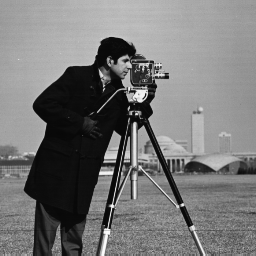
#> input picture 02-codes/04-frequency-domain/cameraman.tif, 256 x 256 px
$ jupyter execute code.ipynb   (shell and % lines are left out)
#> lines starting #> are read from the running program, lines starting #| are printed output that depends on the picture; after the words box and inside, x2 and y2 are one past the last pixel; in counts of white or black regions, pixels touching at a corner belong together; long printed decimals are rounded
# Week #4 Frequency Domain

## Example #1: Signal combinations

[cell 1]
# import here
import numpy as np
from scipy import signal
import scipy as sp
import cv2
import matplotlib.pyplot as plt

[cell 2]
import numpy as np
from matplotlib import pyplot as plt

x = np.arange(-np.pi, np.pi, np.pi / 40)
f1 = np.sin(x)
f2 = 1 / 3 * np.sin(3 * x)
f3 = 1 / 5 * np.sin(5 * x)
f4 = 1 / 7 * np.sin(7 * x)
f5 = 1 / 9 * np.sin(9 * x)
plt.plot(x, f1, 'r--')
plt.plot(x, f2, 'b')
plt.plot(x, f3, 'g--')
plt.plot(x, f4, 'y')
plt.plot(x, f5, 'black')
plt.legend(('sin(x)', '1/3*sin(3*x)', '1/5*sin(5*x)', '1/7*sin(7*x)', '1/9*sin(9*x)'),
           loc='upper right')

plt.grid(True)
plt.show()
#> figure, not shown here; curve peaks at x = 1.57, y = 1; curve peaks at x = -1.57, y = 0.333; curve peaks at x = -2.2, y = 0.2

f6 = f1 + f2 + f3 + f4 + f5
# f6 = f1 + f2
plt.plot(x, f6, 'black')
plt.title("combined signal")
plt.grid(True)
plt.show()
#> figure, not shown here; curve peaks at x = 2.83, y = 0.929

* Conjugate Symmetry

[cell 3]
import numpy as np
from matplotlib import pyplot as plt

x = np.arange(-10, 10 + 1, 1)
f1 = np.sin(2 * np.pi * x / 4)  # v = 1/4
f2 = np.sin(2 * np.pi * 3 * x / 4)  # v = 3/4
plt.plot(x, f1, 'b')
plt.plot(x, f2, 'g--')

plt.grid(True)
plt.show()
#> figure, not shown here; curve peaks at x = -7, y = 1; curve peaks at x = -9, y = 1

## Example #2 : Fourier Transform
* 2.1 simple image

[cell 4]
image_simple = np.ones((8, 8), dtype=np.uint8)

f = np.fft.fft2(image_simple)
print(abs(f))  # fourier spectrum
fshift = np.fft.fftshift(f)
print(abs(fshift))

fig, (ax1, ax2, ax3) = plt.subplots(1, 3)
ax1.imshow(image_simple, cmap='gray', vmax=1, vmin=0)
ax2.imshow(abs(f), cmap='gray')
ax3.imshow(abs(fshift), cmap='gray')
plt.show()

* 2.2 simple image #2

[cell 5]
image_simple2 = np.array([(0, 200), (0, 200)])
image_simple2 = np.tile(image_simple2, (4, 4))
plt.imshow(image_simple2, cmap='gray');
plt.show()
f = np.fft.fft2(image_simple2)
print(abs(f))
fshift = np.fft.fftshift(f)
print(abs(fshift))
plt.imshow(abs(f))
plt.title("Mag Spectrum")
plt.show()
plt.imshow(abs(fshift))
plt.title("Shifted Mag Spectrum")
plt.show()

* 2.3 simple image #3

[cell 6]
a = np.zeros((256, 128), dtype=np.uint8)
b = np.ones((256, 128), dtype=np.uint8)
image_simple = np.concatenate((a, b), axis=1)
f = np.fft.fft2(image_simple)
fshift = np.fft.fftshift(f)

magnitude_spectrum = np.log(1 + np.abs(fshift))  # fourier spectrum

fig = plt.figure(figsize=(16, 4))
plt.subplot(121), plt.imshow(image_simple.astype(np.uint8), cmap='gray')
# plt.title('Input Image'), plt.xticks([]), plt.yticks([])
plt.subplot(122)
plt.imshow(fshift.astype(np.uint8), cmap='gray')
plt.title('Shifted Magnitude Spectrum'), plt.xticks([]), plt.yticks([])
plt.show()

* 2.4 simple image #4

[cell 7]
image_simple2 = np.zeros((256, 256), dtype=np.uint8)
image_simple2[78:179, 78:179] = 1

plt.imshow(image_simple2)
plt.show()

f = np.fft.fft2(image_simple2)
fshift = np.fft.fftshift(f)
magnitude_spectrum = np.log(1 + abs(fshift))  # fourier spectrum

fig = plt.figure(figsize=(16, 4))
plt.subplot(121), plt.imshow(image_simple2.astype(np.uint8), cmap='gray')
plt.title('Input Image'), plt.xticks([]), plt.yticks([])
plt.subplot(122)
plt.imshow(magnitude_spectrum.astype(np.uint8), cmap='gray')
plt.title('Shifted Magnitude Spectrum'), plt.xticks([]), plt.yticks([])
plt.show()

## Example #3 Convolution
* Convolve2d - https://docs.scipy.org/doc/scipy/reference/generated/scipy.signal.convolve2d.html
* filter2d - https://docs.opencv.org/4.x/d4/d86/group__imgproc__filter.html#ga27c049795ce870216ddfb366086b5a04

[cell 8]
# Conv2d vs. Filter2D

import numpy as np
from scipy import signal
import scipy as sp
import cv2

# convolution
input = np.array([[0, 0, 0, 0, 0],
                  [0, 0, 0, 0, 0],
                  [0, 0, 1, 0, 0],
                  [0, 0, 0, 0, 0],
                  [0, 0, 0, 0, 0]], dtype=np.uint8)
kernel = np.array([[1, 0, 0],
                   [0, 2, 0],
                   [0, 0, 3]], dtype=np.uint8)
output = signal.convolve2d(input, kernel, 'same')  # convolution
print(output)

dst_im = cv2.filter2D(input, -1, kernel, borderType=cv2.BORDER_ISOLATED)  # spatial filtering
print(dst_im)

[cell 9]
# Conv2d vs. Filter2D

import numpy as np
from scipy import signal
import scipy as sp
import cv2
import matplotlib.pyplot as plt

# convolution
input = np.array([[0, 0, 0, 0, 0, 0, 0],
                  [0, 0, 0, 1, 0, 0, 0],
                  [0, 0, 2, 0, 0, 0, 0],
                  [0, 3, 0, 0, 0, 1, 0],
                  [0, 0, 0, 0, 2, 0, 0],
                  [0, 0, 0, 3, 0, 0, 0],
                  [0, 0, 0, 0, 0, 0, 0]], dtype=np.uint8)
kernel = np.array([[0, 0, 1],
                   [0, 2, 0],
                   [3, 0, 0]], dtype=np.uint8)
output = signal.convolve2d(input, kernel, 'same')
print(output)

print(input.shape, kernel.shape)
dst_im = cv2.filter2D(input, -1, kernel, borderType=cv2.BORDER_ISOLATED)
print(dst_im)
# [9 lines of commented-out code are left out]


plt.imshow(input, cmap='gray')
plt.show()
plt.imshow(kernel, cmap='gray')
plt.show()
plt.imshow(output, cmap='gray')
plt.show()
plt.imshow(dst_im, cmap='gray')
plt.show()

## Exercise #1 : another simple image
* meshgrid() is very useful to evaluate functions on a grid.

[cell 10]
import numpy as np
import matplotlib.pyplot as plt

nx, ny = (256, 256)
x = np.linspace(0, nx - 1, nx)
y = np.linspace(0, ny - 1, ny)
i, j = np.meshgrid(x, y, sparse=True)
rotate_box = np.zeros((256, 256), dtype=bool)
rotate_box = (i + j < 329) & (i + j > 182) & (i - j > -67) & (i - j < 73)

plt.imshow(rotate_box, cmap='gray')
plt.show()

# TO DO : Determine DFT of rotate_box
# before implementation, you can guess what FT of the rotate_box should look like?
f = np.fft.fft2(rotate_box)
fshift = np.fft.fftshift(f)
magnitude_spectrum = np.log(1 + abs(fshift))  # fourier spectrum

plt.imshow(magnitude_spectrum.astype(np.uint8), cmap='gray')
plt.title('Shifted Magnitude Spectrum'), plt.xticks([]), plt.yticks([])
plt.show()

## Exercise #2 cameraman.tif
Find DFT of cameraman and display the results

[cell 11]
img = cv2.imread('cameraman.tif', 0).astype(np.int16)
#> img: shape (256, 256) int16; min 7, max 253, mean 118.7

f = np.fft.fft2(img)
fshift = np.fft.fftshift(f)
magnitude_spectrum = np.log(1 + abs(fshift))  # fourier spectrum
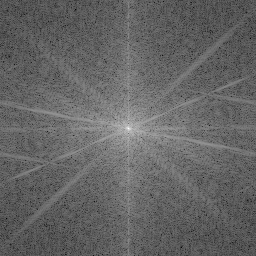
#> magnitude_spectrum: shape (256, 256) float64; min 2.56, max 15.87, mean 7.84; drawn with min black and max white

fig = plt.figure(figsize=(16, 4))
plt.subplot(121), plt.imshow(img.astype(np.uint8), cmap='gray')
plt.title('Input Image'), plt.xticks([]), plt.yticks([])
plt.subplot(122)
plt.imshow(magnitude_spectrum.astype(np.uint8), cmap='gray')
plt.title('Shifted Magnitude Spectrum'), plt.xticks([]), plt.yticks([])
plt.show()

## Exercise #3 frequency filtering
* LPF
* HPF

* Ideal LPF

[cell 12]
img = cv2.imread('cameraman.tif', 0).astype(np.int16)

# calculate Fourier transform of an image
f = np.fft.fft2(img)

# shift origin (0,0) of Fourier transform to image center
fshift = np.fft.fftshift(f)

# calculate magnitude spectrum for visualization
magnitude_spectrum = np.log(1 + np.abs(fshift))
plt.imshow(img, cmap='gray')
plt.title('Input Image')
plt.imshow(magnitude_spectrum.astype(np.uint8), cmap='gray')
plt.title('Shifted Magnitude Spectrum')
plt.show()

# select cutoff frequency
D0 = 4

# prepare coordinates for generate a filter which has (0,0) at image center
nx, ny = (256, 256)
x = np.linspace(-nx / 2, nx / 2 - 1, nx)
y = np.linspace(-ny / 2, ny / 2 - 1, ny)
i, j = np.meshgrid(x, y, sparse=True)

# create ideal filter with cutoff freq. D0
ideal_filter = np.ones((nx, ny), dtype=bool)  # 0,1
ideal_filter = np.sqrt(i * i + j * j) < D0
plt.imshow(ideal_filter, cmap='gray')
plt.show()

# # Filtering in frequency domain (multiplication)
img_ft_filter = fshift * ideal_filter
img_ft_filter_spectrum = np.log(1 + np.abs(img_ft_filter))
plt.imshow(img_ft_filter_spectrum.astype(np.uint8), cmap='gray')
plt.title('Filtered Fourier Spectrum')
plt.show()

# # project the filtered image in freq. domain (u,v) back to spatial domain (x,y)
f_ishift = np.fft.ifftshift(img_ft_filter)
img_back = np.fft.ifft2(f_ishift)
img_back = np.real(img_back)
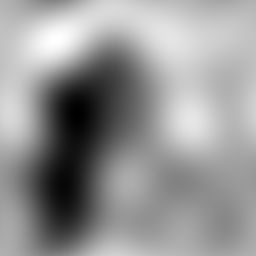
#> img_back: shape (256, 256) float64; min -12.05, max 210.3, mean 118.7; drawn with min black and max white
img_back[img_back < 0] = 0
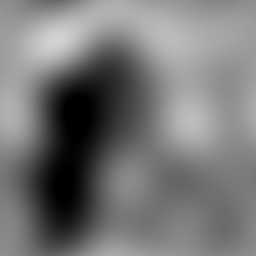
#> img_back: shape (256, 256) float64; 1.85% of pixels changed, all inside (x1, y1, x2, y2) = (56, 97, 90, 201)
plt.imshow(img_back, cmap='gray')
plt.title('Filtered image')
plt.show()
plt.show()
print(img_back.min(), img_back.max())
#| 0.0 210.254

### 3.1 Butterworth LPF
* try different order
* try different cutoff freq

[cell 13]
c = 50 # cutoff freq.
n = 8 # order

nx, ny = img.shape
#> nx = 256; ny = 256
x = np.linspace(-nx/2, nx/2-1, nx)
#> x = 256 values from -128 to 127
y = np.linspace(-ny/2, ny/2-1, ny)
#> y = 256 values from -128 to 127
btw = np.zeros((nx,ny),dtype=np.float32)
i, j = np.meshgrid(x, y, sparse=True)
#> j = 256 values from -128 to 127
# i,i -> u,v
btw_filter = 1/(1+(np.sqrt(i**2+j**2)/c)**(2*n))

img = cv2.imread('cameraman.tif',0)
#> img is the input picture: shape (256, 256); min 7, max 253, mean 118.7
f = np.fft.fft2(img)
fshift = np.fft.fftshift(f)
magnitude_spectrum = np.log(1+np.abs(fshift))
plt.imshow(img, cmap = 'gray')
plt.title('Input Image')
plt.imshow(magnitude_spectrum.astype(np.uint8), cmap = 'gray')
plt.title('Shifted Magnitude Spectrum')
plt.show()


plt.imshow(btw_filter)
plt.show()

img_ft_filter = fshift * btw_filter
img_ft_filter_spectrum = np.log(1+np.abs(img_ft_filter))
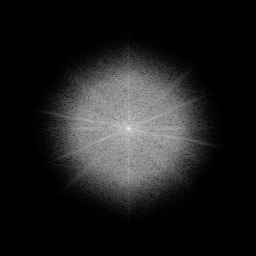
#> img_ft_filter_spectrum: shape (256, 256) float64; min 1.86e-07, max 15.87, mean 1.91; drawn with min black and max white
plt.imshow(img_ft_filter_spectrum.astype(np.uint8), cmap = 'gray')
plt.title('Filtered Fourier Spectrum')
plt.show()

f_ishift = np.fft.ifftshift(img_ft_filter)
img_back = np.real(np.fft.ifft2(f_ishift))
print(img_back.min(),img_back.max())
#| -21.077 274.777
img_back[img_back<0] = 0
#> img_back: shape (256, 256) float64; min 0, max 274.8, mean 118.8
plt.imshow(img_back.astype(np.uint8), cmap = 'gray')
plt.title('Filtered image')
plt.show()
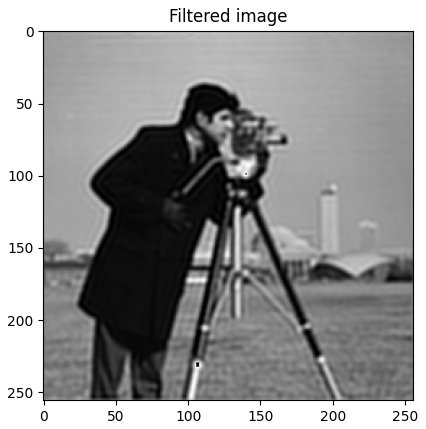
#> figure drawn by matplotlib, 1 panel

### 3.2 Gaussian LPF

[cell 14]
# Select the cutoff freq. -> enough to see information of cameraman
# -> ... image to frequency which D0 is enough?
D0 = 5


nx, ny = img.shape
x = np.linspace(-nx/2, nx/2-1, nx)
y = np.linspace(-ny/2, ny/2-1, ny)
gaussian_filter = np.zeros((nx,ny),dtype=np.float32)
i, j = np.meshgrid(x, y, sparse=True)
gaussian_filter = np.e**(-(i**2+j**2)/(2*D0)**2)


plt.imshow(gaussian_filter,cmap='gray')
plt.show()

img = cv2.imread('cameraman.tif',0)


f = np.fft.fft2(img)
fshift = np.fft.fftshift(f)
magnitude_spectrum = np.log(1+np.abs(fshift))
plt.imshow(img, cmap = 'gray')
plt.title('Input Image')
plt.imshow(magnitude_spectrum.astype(np.uint8), cmap = 'gray')
plt.title('Shifted Magnitude Spectrum')
plt.show()

img_ft_filter = fshift * gaussian_filter
img_ft_filter_spectrum = np.log(1+np.abs(img_ft_filter))
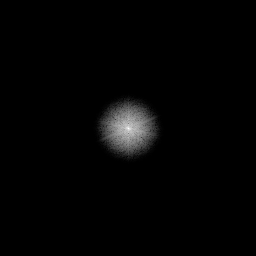
#> img_ft_filter_spectrum: shape (256, 256) float64; min 0, max 15.87, mean 0.243; drawn with min black and max white
plt.imshow(img_ft_filter_spectrum.astype(np.uint8), cmap = 'gray')
plt.title('Filtered Fourier Spectrum')
plt.show()
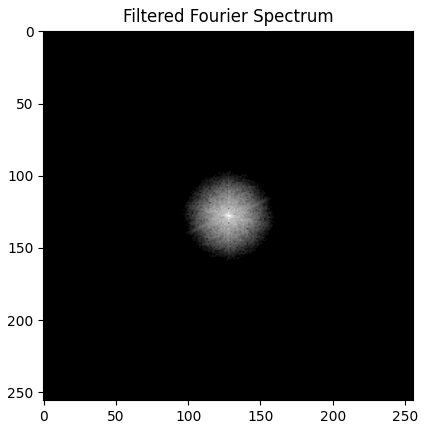
#> figure drawn by matplotlib, 1 panel

f_ishift = np.fft.ifftshift(img_ft_filter)
img_back = np.real(np.fft.ifft2(f_ishift))
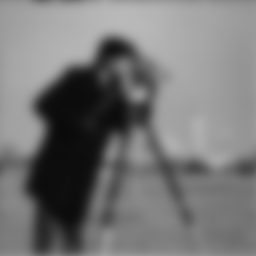
#> img_back: shape (256, 256) float64; min 10.29, max 185.4, mean 118.7
print(img_back.min(),img_back.max())
#| 10.291 185.432
img_back[img_back<0] = 0
plt.imshow(img_back.astype(np.uint8), cmap = 'gray')
plt.title('Filtered image')
plt.show()
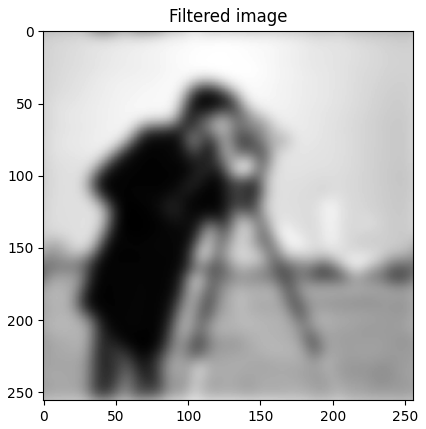
#> figure drawn by matplotlib, 1 panel

### 3.3 Select one of the HPF

[cell 15]
img = cv2.imread('cameraman.tif',0)

## Exercise #4 Frequency vs. spatial domain

### 4.1 what is the ideal low pass filter in  spatial domain?

[cell 16]
D0 = 20
ideal_filter = np.ones((nx,ny),dtype=bool) # 0,1
ideal_filter = np.sqrt(i*i+j*j)<D0
plt.imshow(ideal_filter,cmap='gray')
plt.show()

# TO DO: Convert this low pass filter to spatial domain

### 4.2 Can you enhance the moon in frequency domain?

[cell 17]
lp_kernel = np.array([[0,-1,0],[-1,5,-1],[0,-1,0]],dtype=np.int16)
img_gray = cv2.imread("moon.png",0)
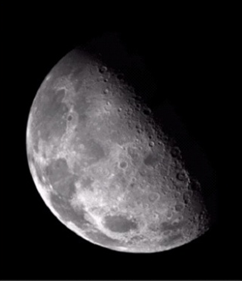
#> input picture 02-codes/04-frequency-domain/moon.png, 242 x 281 px
#> img_gray: shape (281, 242); min 0, max 255, mean 44
